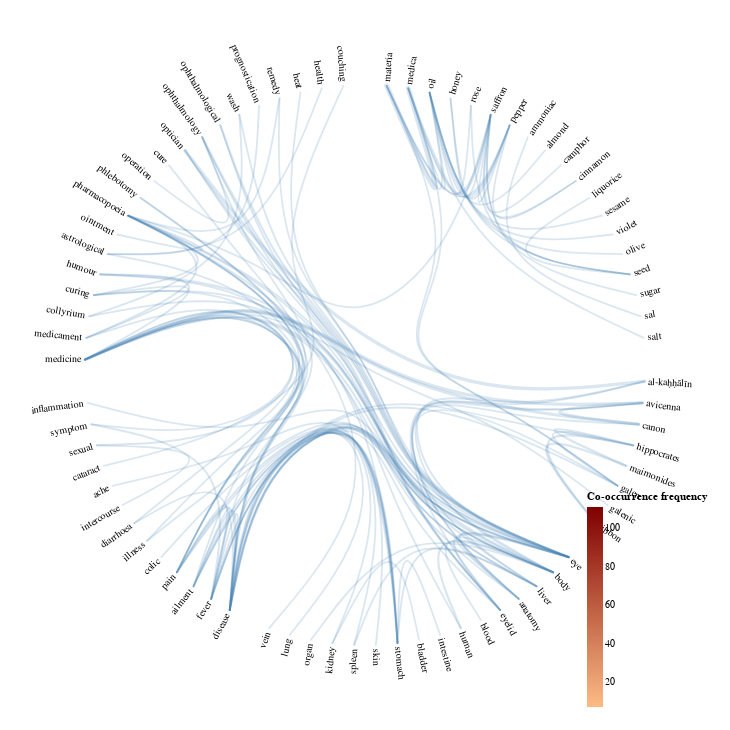

Source (notebook cell):
### Code cell
alt.vega.v3.vega(vega_radial_co_occurance_json)
